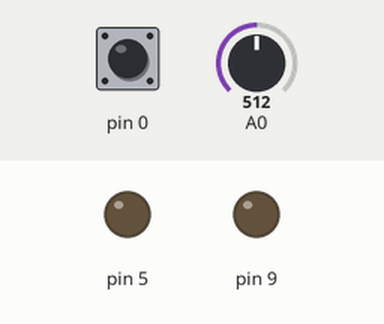
This sketch was run on a simulated Arduino Uno, built with avr-gcc and run on an emulated ATmega328P. Parts: output pins drawn as LEDs (lit = HIGH). The inputs (shaded band) are chosen by the test bench; at power-on: pin 0 LOW, A0 = 512.

Above: at 1.2 s.
1.3 s: pin 0 driven HIGH
At 2.5 s:
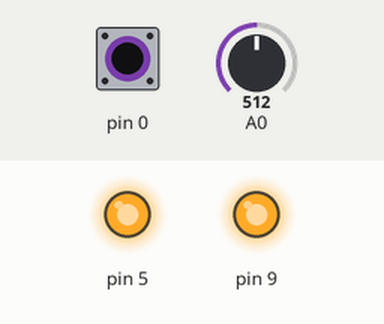
2.8 s: pin 0 pulsed LOW 5 times (0.12 s each, 0.3 s apart)
Timing chart, 0 to 5.8 s (numbered marks = the images above; inputs shaded):
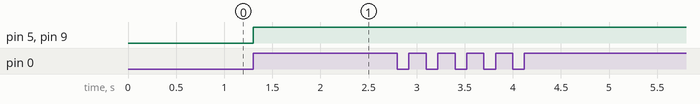

Measured:
- after the input at 1.3 s, pin 5, pin 9: LOW → HIGH at once

The sketch:

UberLatch.ino
```cpp
#include "Pins.h"

int lastPulse;

bool halfState;
bool quarterState;
bool eighthState;

int scheduleHalf;
int scheduleQuarter;
int scheduleEighth;

#define DutyCycleOffset 20

enum DutyCycleType
{
	Half,
	Full
};

void setup()
{
	lastPulse = 0;
	halfState = quarterState = eighthState = false;
	scheduleHalf = scheduleQuarter = scheduleEighth = 0;

	//Serial.begin(115200);
}

void loop()
{
	// schedules (for full duty cycle mode)
	if (scheduleHalf > 0 && --scheduleHalf == 0)
		digitalWrite(Out::Digital::HalfSpeed, true);
	if (scheduleQuarter > 0 && --scheduleQuarter == 0)
		analogWrite(Out::Digital::QuarterSpeed, 255);
	if (scheduleEighth > 0 && --scheduleEighth == 0)
		analogWrite(Out::Digital::EighthSpeed, 255);

	int pulse = digitalRead(In::Digital::Pulse);
	DutyCycleType cycleType = analogRead(In::Analog::DutyCycle) > 127 ? Full : Half;

	if (lastPulse == 0 && pulse != 0)
	{
		// rising
		halfState = !halfState;
		if (cycleType == Half)
			digitalWrite(Out::Digital::HalfSpeed, halfState);

		if (halfState)
		{
			quarterState = !quarterState;

			if (cycleType == Half)
				analogWrite(Out::Digital::QuarterSpeed, quarterState ? 255 : 0);
			else
			{
				digitalWrite(Out::Digital::HalfSpeed, false);
				scheduleHalf = DutyCycleOffset;
				//Serial.println("H-");
			}

			if (quarterState)
			{
				eighthState = !eighthState;

				if (cycleType == Half)
					analogWrite(Out::Digital::EighthSpeed, eighthState ? 255 : 0);
				else
				{
					analogWrite(Out::Digital::QuarterSpeed, 0);
					scheduleQuarter = DutyCycleOffset;
					//Serial.println("Q-");

					if (eighthState)
					{
						analogWrite(Out::Digital::EighthSpeed, 0);
						scheduleEighth = DutyCycleOffset;
						//Serial.println("E-");
					}
				}
			}
		}
	}
	else if (lastPulse != 0 && pulse == 0)
	{
		// descending
	}
	lastPulse = pulse;
}
```

Pins.h
```cpp
#include "Arduino.h"

#ifndef PINS_H
#define PINS_H

class In
{
    public:
    class Digital
    {
    public:
        static const byte Pulse = 0;
    };
    class Analog
    {
    public:
		static const byte DutyCycle = 0;
    };
};

class Out
{
    public:
    class Digital
    {
    public:
        static const byte HalfSpeed = 1;
		static const byte QuarterSpeed = 5;
		static const byte EighthSpeed = 9;
    };
    class Analog
    {
    public:

    };
};

#endif
```
